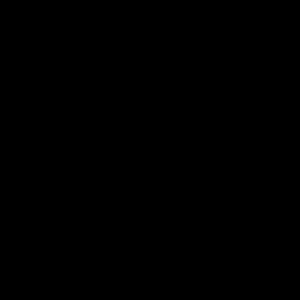
Frame 1 (no input)
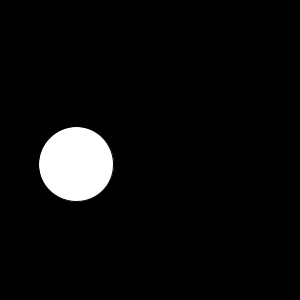
Frame 60 (the mouse pressed at the canvas centre just before this capture)
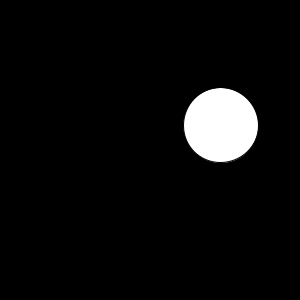
Frame 120 (the mouse held since frame 60 and released just before this capture)

The Processing sketch that drew these frames (run headless with seeded random() and noise(); from frame 60 on, the mouse is pressed at the canvas centre):

// Processing sketch: processing_22472
// ── processing_22472.pde

//This program is built on example 7-14 from the Getting started book
float anglew = 0.0;//angle for white circle
float angleb = 0.0;//angle for black circle
float offset = 150;//centre of window
float scalar = 75;//distance from centre of window
float speedw = 0.05;//speed for white circle
float speedb = 0.025;//speed for black circle
void setup() {
size(300, 300);
smooth();
}
void draw() {
  background(0);//setting black background
float x = offset + cos(anglew) * scalar;
float y = offset + sin(anglew) * scalar;
float x1 = offset + cos(angleb) * scalar;
float y1 = offset + sin(angleb) * scalar;
fill(255);//white circle
ellipse( x, y, 75, 75);//white circle
fill(0);//black circle
ellipse( x1, y1, 90, 90);//black circle
anglew += speedw;//setting new angle for placement of white circle
angleb += speedb;//for black circle


}
